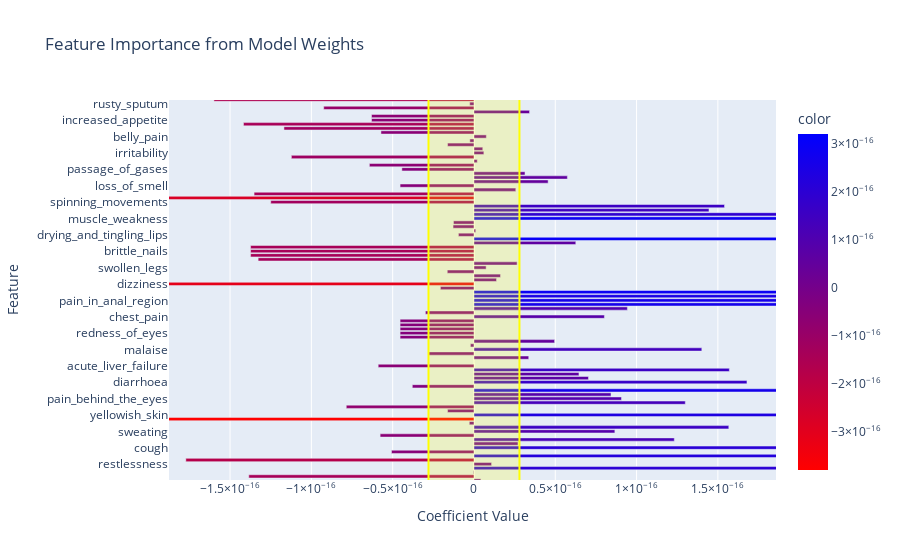

Notebook cell for this chart:
### Code cell
fig = px.bar(
    x = coefficients,
    y = X_train.columns,
    orientation='h',
    color= coefficients,
    color_continuous_scale=[(0, 'red'), (1, 'blue')],
    labels={'x': 'Coefficient Value', 'y': 'Feature'},
    title="Feature Importance from Model Weights"
)

fig.add_vline(x=importance_threshold, line_color='yellow')
fig.add_vline(x=-importance_threshold, line_color='yellow')
fig.add_vrect(x0=importance_threshold, x1 = -importance_threshold, line_width=0, fillcolor='yellow', opacity=0.2)
fig.show()

### Figure 1 — Plotly figure (JSON) as saved in the notebook; plotly's stock layout.template omitted (floating-point values rounded to 4 significant figures; data arrays with more than 128 entries replaced by an {"elided": "..."} marker saying what was removed)
{"data": [{"alignmentgroup": "True", "hovertemplate": "Coefficient Value=%{x}<br>Feature=%{y}<br>color=%{marker.color}<extra></extra>", "legendgroup": "", "marker": {"color": {"elided": "132 float values"}, "coloraxis": "coloraxis", "pattern": {"shape": ""}}, "name": "", "offsetgroup": "", "orientation": "h", "showlegend": false, "textposition": "auto", "type": "bar", "x": {"elided": "132 float values"}, "xaxis": "x", "y": {"elided": "132 str values"}, "yaxis": "y"}], "layout": {"autosize": true, "barmode": "relative", "coloraxis": {"colorbar": {"title": {"text": "color"}}, "colorscale": [[0, "red"], [1, "blue"]]}, "legend": {"tracegroupgap": 0}, "shapes": [{"line": {"color": "yellow"}, "type": "line", "x0": 2.797e-17, "x1": 2.797e-17, "xref": "x", "y0": 0, "y1": 1, "yref": "y domain"}, {"line": {"color": "yellow"}, "type": "line", "x0": -2.797e-17, "x1": -2.797e-17, "xref": "x", "y0": 0, "y1": 1, "yref": "y domain"}, {"fillcolor": "yellow", "line": {"width": 0}, "opacity": 0.2, "type": "rect", "x0": 2.797e-17, "x1": -2.797e-17, "xref": "x", "y0": 0, "y1": 1, "yref": "y domain"}], "title": {"text": "Feature Importance from Model Weights"}, "xaxis": {"anchor": "y", "autorange": false, "domain": [0, 1], "range": [-1.876e-16, 1.857e-16], "title": {"text": "Coefficient Value"}, "type": "linear"}, "yaxis": {"anchor": "x", "autorange": false, "domain": [0, 1], "range": [16.12, 108.9], "title": {"text": "Feature"}, "type": "category"}}}
